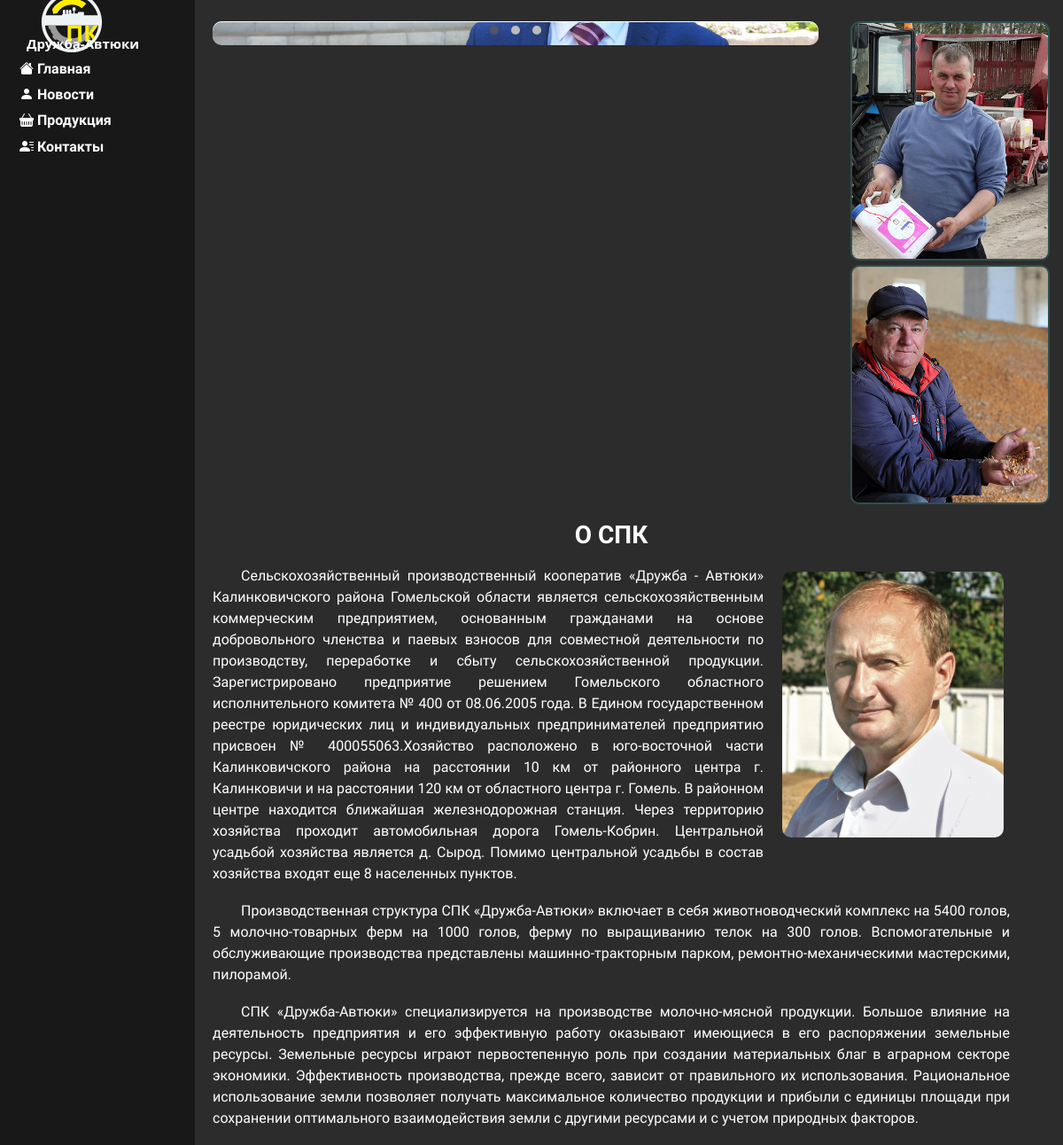
The page / on the database its author committed.
### main/models.py (models this page shows, shortened)
class SubImage(models.Model):
    title = models.CharField(max_length=255, verbose_name='Название')
    image = models.ImageField(upload_to='main/static/main/subimg', verbose_name='Картинка')
    class Meta:
        verbose_name = 'Картинка возле слайдера'  # Название модели в единственном числе
        verbose_name_plural = 'Картинки возле слайдера'  # Название модели во множественном числе

class TextIndex(models.Model):
    big_title = models.CharField(max_length=255, null=True,blank=True, verbose_name='Заголовок')
    big_text = models.TextField(verbose_name='Текст')
    LeftImg = models.BooleanField(default=False, verbose_name='Картинка слева')
    timage = models.ImageField(upload_to='main/static/main/textimg', null=True,blank=True, verbose_name='Картинка')
    Imagetitle = models.CharField(max_length=255, verbose_name='Подпись')
    class Meta:
        verbose_name = 'Текст Главной'  # Название модели в единственном числе
        verbose_name_plural = 'Тексты Главной'  # Название модели во множественном числе

### main/views.py (the view)
# urls.py: path('', views.index, name='home'),
def index(request):
    img = Image.objects.all()
    simg = SubImage.objects.all()
    text_indexes = TextIndex.objects.all()
    return render(request, 'main/index.html', {'img': img, 'text_indexes': text_indexes,'simg' : simg})

### main/templates/main/index.html (shortened to what this page needs)
{% extends 'main/layout.html' %}
{% load static %}
{% block content  %}
<div class="sim-slider">
    <ul class="sim-slider-list">
    <li><img src="http://pvbk.spb.ru/inc/slider/imgs/no-image.gif" alt="screen"></li>
    {% for imgs in img %}
    <li class="sim-slider-element"><img src="{{  imgs.image.url }}" alt="0"></li>
    {% endfor %}
  </ul>
    <div class="sim-slider-arrow-left"></div>
    <div class="sim-slider-arrow-right"></div>
    <div class="sim-slider-dots"></div>
</div>
<div class="sdiv">
   {% for subimage in simg %}
        {% if subimage.image %}
            <img class="minimized" src="{{ subimage.image.url }}" alt="{{ subimage.title }}">
        {% endif %}
    {% endfor %}
</div>
<div class="features">
{% for text_index in text_indexes %}
  {% if text_index.big_title %}
    <h3> <b>{{ text_index.big_title }}</b> </h3>
  {% endif %}
    <div class="text-content">
  <p class="paragraph-indent">{% if text_index.timage %}
      {% if text_index.LeftImg %}
    <img class="timageleft" src="{{ text_index.timage.url }}" alt="{{ text_index.Imagetitle }}">
      {% else %}
    <img class="timage" src="{{ text_index.timage.url }}" alt="{{ text_index.Imagetitle }}">
      {% endif %}
  {% endif %}
      {{ text_index.big_text|safe|linebreaksbr }}</p>
    </div>
{% endfor %}
</div>
{% endblock %}

### main/static/main/css/main.css (style rules this page uses)
body { background: #2c2c2c }
main .features { font-family: 'Exo 2', sans-serif; float:left; margin-left: 20%; color: #ffff; vertical-align: middle; margin-top: 1.5%; text-align: center; width: 75%; }
main .features p { max-width: 100%; min-width: 100%; margin: 2% auto; text-align: justify; font-family: 'Exo 2', sans-serif; }
img { width: 100%; !important; border-radius: 10px; }
.sim-slider { border-radius: 10px; max-width: 57%; min-width: 57%; display: inline-block; margin-top: 2%; justify-content: center; margin-left: 20%; background-color: white; }
.sim-slider { position: relative; }
.sim-slider-list { margin: 0; padding: 0; list-style-type: none; position: relative; }
.sim-slider-element { width: 100%; height: 100%; object-fit: cover; transition: opacity 0.2s ease-in-out; opacity: 0; position: absolute; z-index: 2; left: 0; top: 0; display: block; }
div.sim-slider-arrow-left, div.sim-slider-arrow-right { width: 22px; height: 40px; position: absolute; cursor: pointer; opacity: 0.6; z-index: 4; }
div.sim-slider-arrow-left { left: 10px; top: 40%; display: block; background: url("http://pvbk.spb.ru/inc/slider/sim-files/sim-arrow-left.png") no-repeat; }
div.sim-slider-arrow-right { right: 10px; top: 40%; display: block; background: url("http://pvbk.spb.ru/inc/slider/sim-files/sim-arrow-right.png") no-repeat; }
div.sim-slider-dots { width: 100%; height: auto; position: absolute; left: 0; bottom: 0; z-index: 3; text-align: center; }
.sdiv { margin-right: 0%; margin-top: 1.6%; width: 20%; height: 100%; min-height: 100%; max-width: 100%; max-height: 100%; display: flex; flex-direction: column; float: right; }
.sdiv img { float: left; width: 225px; height: 270px; object-fit: cover; }
.minimized { cursor: pointer; margin-right: 8%; margin-top: 2%; justify-content: left; max-width: 100%; min-height: 100%; max-height: 100%; border: 2px solid darkslategrey; float: right; border-radius: 10px; }
.timage { float: right; width: 250px; height: 300px; margin: 7px 7px 7px 21px; object-fit: cover; cursor: pointer; }

### main/templates/main/index.html (style rules this page uses)
.paragraph-indent::first-letter { margin-left: 2em; }

### rows shown on the page
SubImage: image (picture)
SubImage: image (picture)
TextIndex: big_title "О СПК", timage (picture), big_text "Сельскохозяйственный производственный кооператив «Дружба - Автюки» Калинковичского района Гомельской области является сельскохозяйственным коммерческим предприятием, основанным гражданами на основе добровольного членства и паевых взносов для совместной деятельности по производству, переработке и сбыту сельскохозяйственной продукции. Зарегистрировано предприятие решением Гомельского областного исполнительного комитета № 400 от 08.06.2005 года. В Едином государственном реестре юридических лиц и индивидуальных предпринимателей предприятию присвоен № 400055063.Хозяйство расположено в юго-восточной части Калинковичского района на расстоянии 10 км от районного центра г. Калинковичи и на…"
TextIndex: big_text "Производственная структура СПК «Дружба-Автюки» включает в себя животноводческий комплекс на 5400 голов, 5 молочно-товарных ферм на 1000 голов, ферму по выращиванию телок на 300 голов. Вспомогательные и обслуживающие производства представлены машинно-тракторным парком, ремонтно-механическими мастерскими, пилорамой."
TextIndex: big_text "СПК «Дружба-Автюки» специализируется на производстве молочно-мясной продукции. Большое влияние на деятельность предприятия и его эффективную работу оказывают имеющиеся в его распоряжении земельные ресурсы. Земельные ресурсы играют первостепенную роль при создании материальных благ в аграрном секторе экономики. Эффективность производства, прежде всего, зависит от правильного их использования. Рациональное использование земли позволяет получать максимальное количество продукции и прибыли с единицы площади при сохранении оптимального взаимодействия земли с другими ресурсами и с учетом природных факторов."
